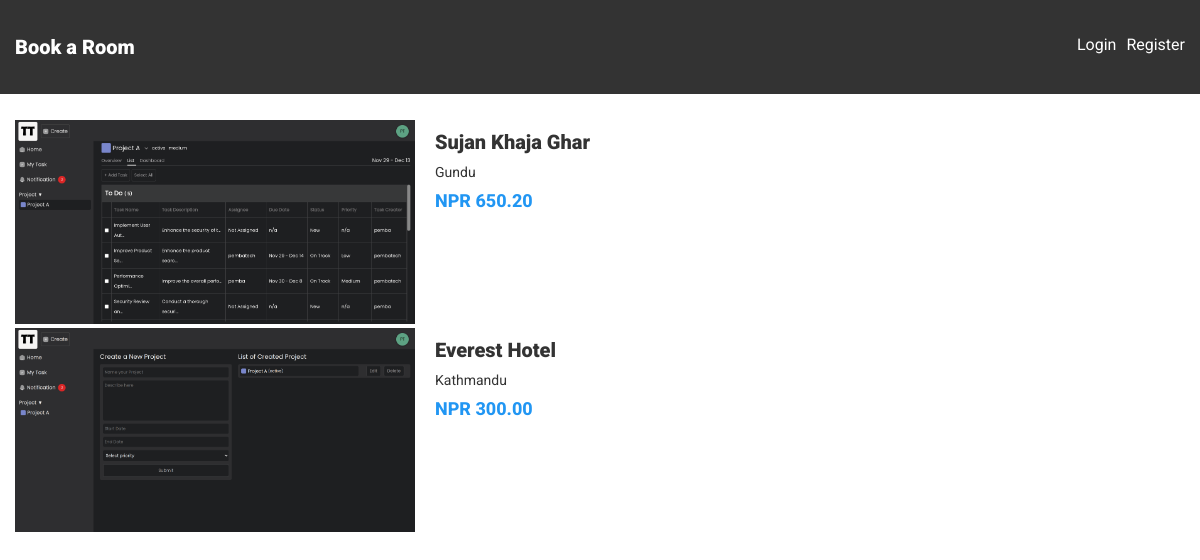
The page / on the database its author committed.
### hotel/models.py (models this page shows, shortened)
class Hotel(models.Model):
    hotelier = models.ForeignKey(
        settings.AUTH_USER_MODEL, on_delete=models.SET_NULL, null=True
    )
    name = models.CharField(max_length=255)
    address = models.CharField(max_length=255)
    description = models.TextField(null=True)
    price = models.DecimalField(max_digits=10, decimal_places=2, null=True)
    slug = models.SlugField(max_length=255, null=True, blank=True)

class HotelImage(models.Model):
    hotel = models.ForeignKey(Hotel, on_delete=models.CASCADE, null=True)
    hotel_images = models.ImageField(upload_to="hotel/hotel_images/", null=True)

### base/views.py (the view)
# urls.py: path('', home, name = "home"),
def home(request):
    if request.user.is_authenticated and request.user.is_corporate:
        hotels = Hotel.objects.filter(hotelier__username = request.user.username)
    else:
        hotels = Hotel.objects.all()
    context = {"hotels": hotels}
    return render(request, "base/index.html", context)

### base/templates/base/index.html (shortened to what this page needs)
{% extends "base.html" %}
{% block content %}
{% include "hotel/hotels.html" %}
{% endblock content %}

### hotel/templates/hotel/hotels.html (shortened to what this page needs)
<div class="hotel-cards">
    <ul>
        {% for hotel in hotels %}
        <div class="hotel-card">
            <a href="{% url 'hotel:hotel_detail' hotel.slug %}">
                <li>
                    <div class="div-flex">
                        <div class="hotel-pic">
                            <img src="{{ hotel.hotelimage_set.all.first.hotel_images.url }}" alt="{{ hotel.name }}">
                        </div>
                        <div class="hotel-detail">
                            <p class="heading">
                                {{ hotel.name }}
                            </p>
                            <p class="hotel-info">
                                {{ hotel.address }}
                            </p>
                            <p class="hotel-info price">
                                <span>
                                    NPR
                                    {{ hotel.price }}
                                </span>
                            </p>
                        </div>
                    </div>
                </li>
            </a>
        </div>
        {% endfor %}
    </ul>
</div>

### static/css/styles.css (style rules this page uses)
* { font-family: 'Roboto', sans-serif; color: #333; }
body { margin: 0; padding: 0; }
p { margin: 10px 0; }
ul { list-style-type: none; padding: 0; }
a { text-decoration: none; }
.div-flex { display: flex; gap: 20px; }
.heading { font-size: 20px; font-weight: 900; }
.hotel-info { font-size: 14px; font-weight: 400; }
.hotel-info.price, .hotel-info.price span { font-size: 18px; font-weight: 800; color: #2196F3; }
.hotel-card .hotel-pic img { width: 400px; }

### rows shown on the page
Hotel: hotelimage_set.all.first.hotel_images (picture), name "Sujan Khaja Ghar", address "Gundu", price "650.20"
Hotel: hotelimage_set.all.first.hotel_images (picture), name "Everest Hotel", address "Kathmandu", price "300.00"
